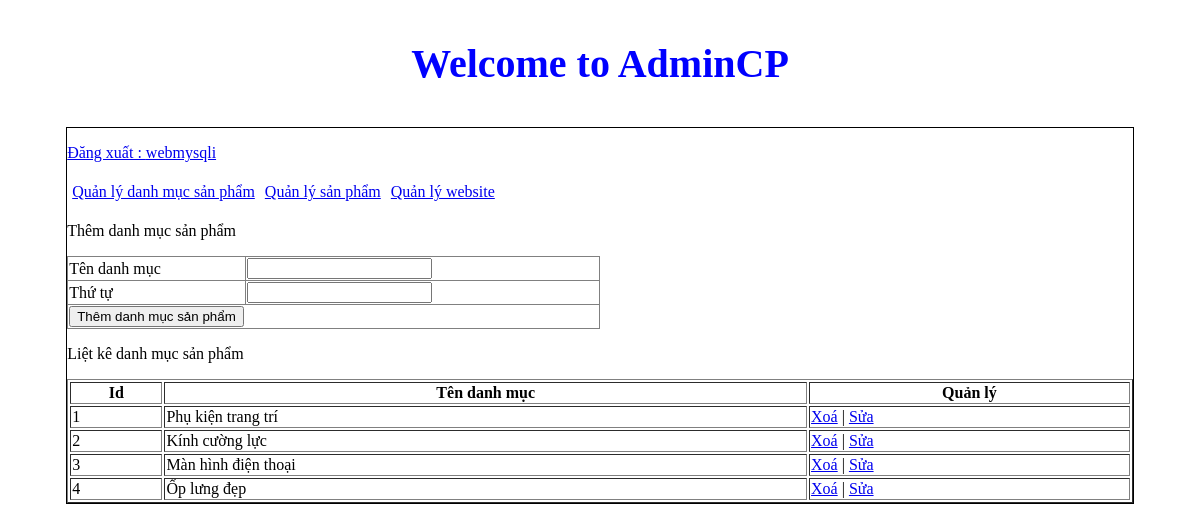
/admincp/index.php?action=quanlydanhmucsanpham&query=them (signed in), run on the app's committed database.
### tables this page shows
CREATE TABLE `tbl_danhmuc` (
  `id_danhmuc` int(11) NOT NULL,
  `tendanhmuc` varchar(100) NOT NULL,
  `thutu` int(11) NOT NULL
);

### admincp/modules/quanlydanhmucsp/lietke.php (the view)
<?php
	$sql_lietke_danhmucsp = "SELECT * FROM tbl_danhmuc ORDER BY thutu DESC";
	$query_lietke_danhmucsp = mysqli_query($mysqli,$sql_lietke_danhmucsp);
?>
<p>Liệt kê danh mục sản phẩm</p>
<table style="width:100%" border="1" style="border-collapse: collapse;">
  <tr>
  	<th>Id</th>
    <th>Tên danh mục</th>
  	<th>Quản lý</th>
  </tr>
  <?php
  $i = 0;
  while($row = mysqli_fetch_array($query_lietke_danhmucsp)){
  	$i++;
  ?>
  <tr>
  	<td><?php echo $i ?></td>
    <td><?php echo $row['tendanhmuc'] ?></td>
   	<td>
   		<a href="modules/quanlydanhmucsp/xuly.php?iddanhmuc=<?php echo $row['id_danhmuc'] ?>">Xoá</a> | <a href="?action=quanlydanhmucsanpham&query=sua&iddanhmuc=<?php echo $row['id_danhmuc'] ?>">Sửa</a>
   	</td>
  </tr>
  <?php
  }
  ?>
</table>

### data on the page
tbl_danhmuc: tendanhmuc "Phụ kiện trang trí"
tbl_danhmuc: tendanhmuc "Kính cường lực"
tbl_danhmuc: tendanhmuc "Màn hình điện thoại"
tbl_danhmuc: tendanhmuc "Ốp lưng đẹp"

### other printed values
$_SESSION['dangnhap'] "webmysqli"
